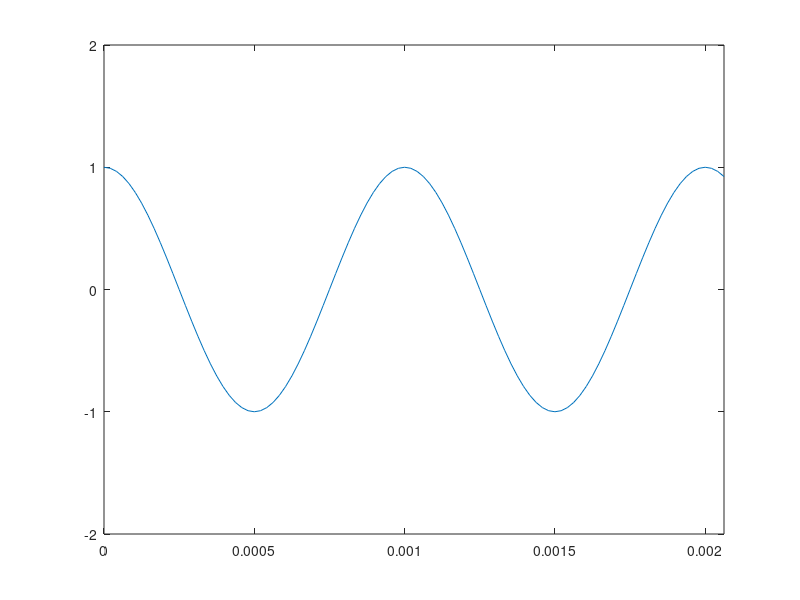
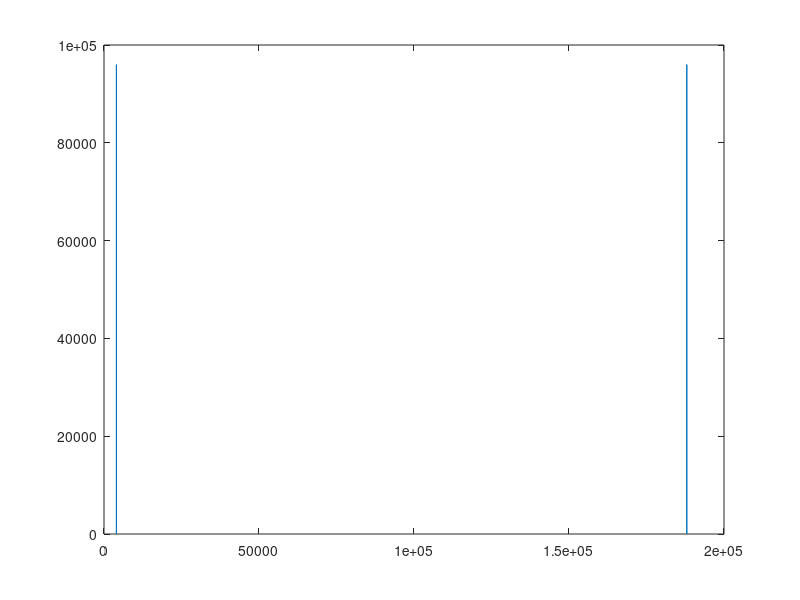
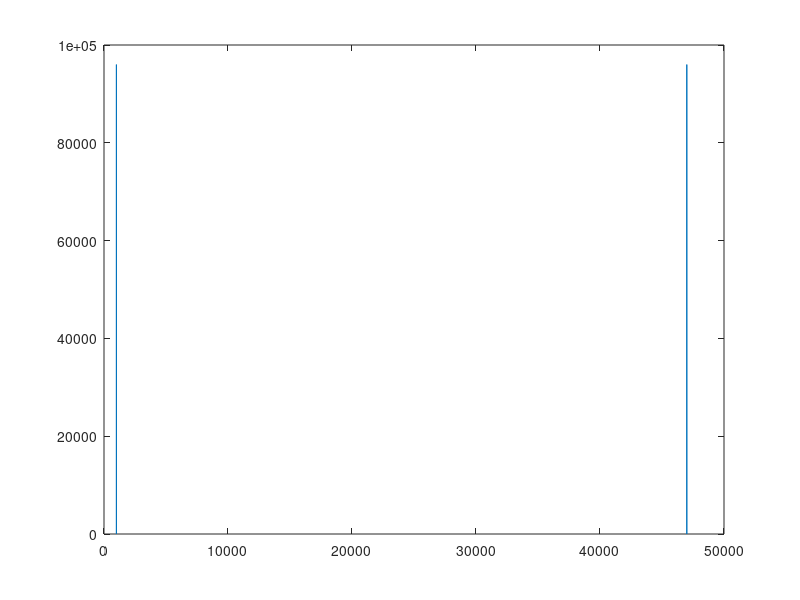

These figures' MATLAB source, in order: (Note: this script raises an error after producing the figures.)
close all;
clear all;

length_seconds = 4;
% Sample rate (samples per second).
sample_rate = 48000;
length = length_seconds * sample_rate;

% The frequency of our sine wave. Should be able to hear 1000 to 10000 Hz.
frequency = 1000;

% The actual time samples at which we want to sample a sine wave.
samples = [0:length-1]/sample_rate;

% Create the sine wave.
x = cos(2*pi*frequency * samples);

% Play the sine wave.
sound(x, sample_rate);
% Save it.
audiowrite('one_sine.wav', x, sample_rate);

% Plot the first 100 samples of the sine wave.
figure
plot(samples(1:100),x(1:100));
axis([0 samples(100) -2 2]);

% Compute the 1D DFT.
x_fft = fft(x);

% In debug mode, inspect x_fft.

% Plot the spectrum of the DFT.
figure
plot( abs(x_fft) );

% Now with correctly labeled frequency axis.
figure
plot( [0:size(x_fft,2)-1]/length_seconds, abs(x_fft) );

% The number of time samples to apply DFT to when computing the
% spectrogram.
window_length = 1024;
% The number of time samples the windows should overlap.
window_overlap = 0;

% Compute spectrogram.
[s,w,t,p] = spectrogram(x,window_length,window_overlap,[],sample_rate);
% Display spectrogram.
figure;
spectrogram(x,window_length,window_overlap,[],sample_rate,'yaxis');

% In debug mode, inspect
% s: matrix with the 2D spectrogram (will be complex).
% w: vector with the frequencies spacings of the computed DFT.
% t: vector with the time spacings of the windows.
% p: matrix with the power spectral density (PSD) of spectrogram. This is
% what is diplayed by spectrogram.

% Compute the spectrum of the spectrogram.
s_spectrum = abs(s);

% Let's treat s_spectrum as an image.
fprintf(1,'min(s_spectrum) = %f\n', min(min(s_spectrum)));
fprintf(1,'max(s_spectrum) = %f\n', max(max(s_spectrum)));

% Diplay s_spectrum as an image, scaling values to 0 to 1.
figure;
imshow(s_spectrum, []);

% It is upside-down so invert it.
s_spectrum = s_spectrum( end:-1:1, :);
figure;
imshow(s_spectrum, []);

% Scale values using log. Add eps so don't take log of 0.
s_spectrum_log = log10(s_spectrum + eps);
figure;
imshow(s_spectrum_log, []);

% Scale values to 0 to 1.
s_spectrum_log_scale = (s_spectrum_log - min(min(s_spectrum_log))) / (max(max(s_spectrum_log)) - min(min(s_spectrum_log)));
figure;
imshow(s_spectrum_log_scale);

% Save as png file.
imwrite(s_spectrum_log_scale,'one_sine_spect.png');



